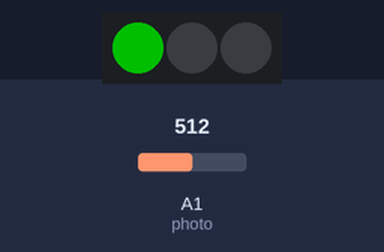
A sketch run on a simulated Arduino Uno, built with avr-gcc and run on an emulated ATmega328P. Shown: 3 RGB LEDs in strip order, left to right. The inputs (shaded band) are chosen by the test bench; at power-on: A1 (photo) = 512. Dim RGB values are drawn brighter than linear; what the sketch prints to the serial monitor is not drawn.

Above: at 1.2 s.
1.3 s: A1 (photo) set to 988
At 1.66 s:
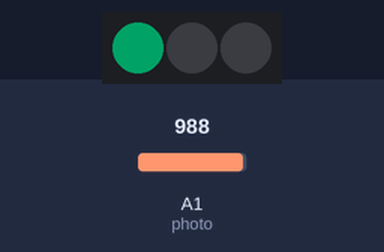
4.3 s: A1 (photo) set to 1007
At 5.1 s:
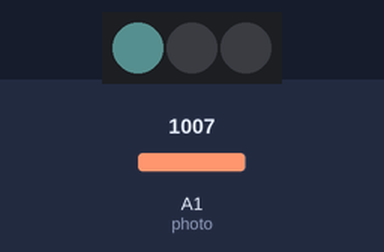
6.0 s: A1 (photo) set to 390
At 6.17 s:
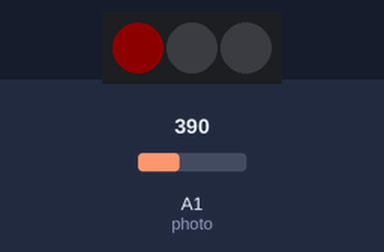
9.0 s: A1 (photo) set to 190
At 9.18 s:
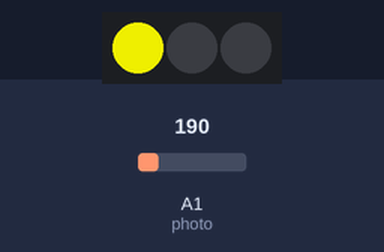
12.0 s: A1 (photo) set to 593
At 12.2 s:
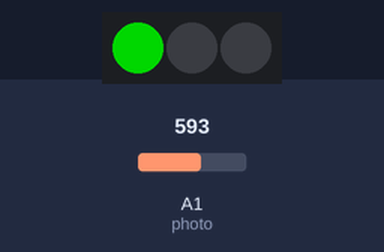
Timing chart, 0 to 13.3 s (numbered marks = the images above; inputs shaded):
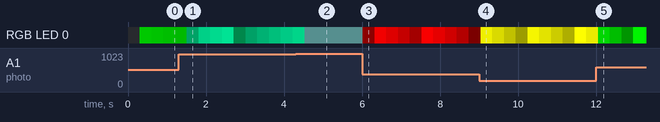

The sketch:

cyanobacteria.ino
```cpp
#include <Adafruit_NeoPixel.h>
int brightness=50;
long startTime = millis();
long interval = 10;
long endTime;
Adafruit_NeoPixel strip(3, 3);
boolean isIncreasing = true;
int photo = A1;
int val;
int switchVal=0;
void setup() {
pinMode(photo,INPUT);
strip.setBrightness(brightness);
  Serial.begin(9600);
  strip.begin();
  strip.clear();
  strip.show();
Serial.begin(9600);
}

void loop() {
val= analogRead(photo);
Serial.println(val);

switch (switchVal) {

    case 0:
    if(val >= 200 && val < 400)
    {
         strip.setPixelColor(0,255,0,0);
       if (isIncreasing == true){
     brightness = brightness+5;
     strip.setBrightness(brightness);
      }
      if (isIncreasing == false)
      brightness = brightness-1;
      strip.setBrightness(brightness);
     startTime = millis();

      if (brightness == 200){
      isIncreasing = !isIncreasing;
      }
      if (brightness == 150 ){
      isIncreasing = !isIncreasing;
      }
      }
              strip.show();


     if (val >= 400 && val < 600) {

        switchVal = 1;
        strip.clear();
      }
      if (val >= 600 && val < 800) {

        switchVal = 2;
        strip.clear();
      }
       if (val >= 0 && val < 200) {

        switchVal = 3;
        strip.clear();
      }
        if (val >= 800 && val < 1000) {

        switchVal = 4;
        strip.clear();
      }
      if (val >= 1000 && val < 1200) {

        switchVal = 4;
        strip.clear();
      }

break;
case 1:
  if(val >= 400 && val < 600)
    {
         strip.setPixelColor(0,0,255,0);
       if (isIncreasing == true){
     brightness = brightness+5;
     strip.setBrightness(brightness);
      }
      if (isIncreasing == false)
      brightness = brightness-1;
      strip.setBrightness(brightness);
     startTime = millis();

      if (brightness == 100){
      isIncreasing = !isIncreasing;
      }
      if (brightness == 50 ){
      isIncreasing = !isIncreasing;
      }
      }
              strip.show();
     if (val >= 200 && val < 400) {

        switchVal = 0;
        strip.clear();
      }
        if (val >= 600 && val < 800 ) {

        switchVal = 2;
        strip.clear();
      }
       if (val >= 0 && val < 200) {

        switchVal = 3;
        strip.clear();
      }
     if (val >= 800 && val < 1000) {

        switchVal = 4;
        strip.clear();
      }
      if (val >= 1000 && val < 1200) {

        switchVal = 5;
        strip.clear();
      }


    break;
 case 2:
  if(val >= 600 && val <= 800)
     {
         strip.setPixelColor(0,0,0,255);
       if (isIncreasing == true){
     brightness = brightness+5;
     strip.setBrightness(brightness);
      }
      if (isIncreasing == false)
      brightness = brightness-1;
      strip.setBrightness(brightness);
     startTime = millis();

      if (brightness == 50){
      isIncreasing = !isIncreasing;
      }
      if (brightness == 20 ){
      isIncreasing = !isIncreasing;
      }
      }
              strip.show();

     if (val >= 200 && val < 400) {

        switchVal = 0;
        strip.clear();
      }
      if (val >= 400 && val < 600) {

        switchVal = 1;
        strip.clear();
      }
       if (val >= 0 && val < 200) {

        switchVal = 3;
        strip.clear();
      }
       if (val >= 800 && val < 1000) {

        switchVal = 4;
        strip.clear();
      }
      if (val >= 1000 && val < 1200) {

        switchVal = 5;
        strip.clear();
      }

    break;
    case 3:
  if(val >= 0 && val < 200)
    {
      strip.setPixelColor(0,255,255,0);
       if (isIncreasing == true){
     brightness = brightness+5;
     strip.setBrightness(brightness);
      }
      if (isIncreasing == false)
      brightness = brightness-1;
      strip.setBrightness(brightness);
     startTime = millis();

      if (brightness == 250){
      isIncreasing = !isIncreasing;
      }
      if (brightness == 200 ){
      isIncreasing = !isIncreasing;
      }
      }
              strip.show();


     if (val >= 200 && val < 400) {

        switchVal = 0;
        strip.clear();
      }
      if (val >= 400 && val < 600) {

        switchVal = 2;
        strip.clear();
      }
       if (val >= 600 && val < 800) {

        switchVal = 3;
        strip.clear();
      }
       if (val >= 800 && val < 1000) {

        switchVal = 4;
        strip.clear();
      }
      if (val >= 1000 && val < 1200) {

        switchVal = 5;
        strip.clear();
      }

    break;

    case 4:
  if(val >= 800 && val < 1000)
    {
         strip.setPixelColor(0,0,184,120);
       if (isIncreasing == true){
     brightness = brightness+5;
     strip.setBrightness(brightness);
      }
      if (isIncreasing == false)
      brightness = brightness-1;
      strip.setBrightness(brightness);
     startTime = millis();

      if (brightness == 20){
      isIncreasing = !isIncreasing;
      }
      if (brightness == 0 ){
      isIncreasing = !isIncreasing;
      }
      }
              strip.show();

     if (val >= 200 && val < 400) {

        switchVal = 0;
        strip.clear();
      }
      if (val >= 400 && val < 600) {

        switchVal = 2;
        strip.clear();
      }
       if (val >= 600 && val < 800) {

        switchVal = 3;
        strip.clear();
      }

      if (val >= 1000 && val < 1200) {

        switchVal = 5;
        strip.clear();
      }

    break;

case 5:
  if(val >= 1000 && val < 1200)
    {
       brightness=20;
      strip.setBrightness(brightness);
      strip.setPixelColor(0,155,255,255);


        strip.show();
if (isIncreasing == false)
      brightness = brightness-5;
      strip.setBrightness(brightness);
     startTime = millis();

      if (brightness == 20){
      isIncreasing = !isIncreasing;
      }
      if (brightness == 0 ){
      isIncreasing = !isIncreasing;
      }
      }
      strip.show();

     if (val >= 200 && val < 400) {

        switchVal = 0;
        strip.clear();
      }
      if (val >= 400 && val < 600) {

        switchVal = 2;
        strip.clear();
      }
       if (val >= 600 && val < 800) {

        switchVal = 3;
        strip.clear();
      }
       if (val >= 800 && val < 1000) {

        switchVal = 4;
        strip.clear();
      }

    break;
}
}
```

Measured:
- the behaviour switches between 999 and 1000 on A1 (photo) (found by bisection; images 1 and 2)
- after the input at 6.0 s, RGB LED 0: RGB(9, 15, 15) → RGB(13, 0, 0) at once, → RGB(211, 0, 0) 0.30 s later, → RGB(153, 0, 0) 0.30 s later, → RGB(95, 0, 0) 0.30 s later, … (10 changes in this stretch)
